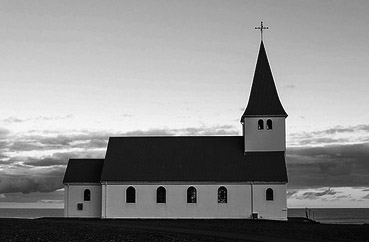
#> input picture 0521/p06_邊緣檢測/img6/sobel.jpg, 369 x 242 px
$ python 03_Sobel_normalize.py
#> lines starting #> are read from the running program, lines starting #| are printed output that depends on the picture
# -*- coding: utf-8 -*-
import numpy as np
import math
import cv2
from scipy import signal

#二項式展開式的係數，即平滑係數
def pascalSmooth(n):
    pascalSmooth = np.zeros([1,n],np.float32)
    for i in range(n):
        pascalSmooth[0][i] = math.factorial(n -1)/(math.factorial(i)*math.factorial(n-1-i))
    return pascalSmooth
def pascalDiff(n):
    pascalDiff = np.zeros([1,n],np.float32)
    pascalSmooth_previous = pascalSmooth(n-1)
    for i in range(n):
        if i ==0:
            pascalDiff[0][i] = pascalSmooth_previous[0][i]
        elif i == n-1:
            pascalDiff[0][i] = -pascalSmooth_previous[0][i-1]
        else:
            pascalDiff[0][i] = pascalSmooth_previous[0][i] - pascalSmooth_previous[0][i-1]
    return pascalDiff

#通過平滑係數和差分係數的卷積運算計算卷積核
def getSobelKernel(winSize):
     pascalSmoothKernel = pascalSmooth(winSize)
     pascalDiffKernel = pascalDiff(winSize)
     sobelKernel_x = signal.convolve2d(pascalSmoothKernel.transpose(),pascalDiffKernel,mode='full')
     sobelKernel_y = signal.convolve2d(pascalSmoothKernel,pascalDiffKernel.transpose(),mode='full')
     return (sobelKernel_x,sobelKernel_y)

# sobel 邊緣檢測
def sobel(image,winSize):
    rows,cols = image.shape
    pascalSmoothKernel = pascalSmooth(winSize)
    pascalDiffKernel = pascalDiff(winSize)
    # --- 與水準方向的卷積核卷積 ----
    image_sobel_x = np.zeros(image.shape,np.float32)
    image_sobel_x = signal.convolve2d(image,pascalSmoothKernel.transpose(),mode='same')
    image_sobel_x = signal.convolve2d(image_sobel_x,pascalDiffKernel,mode='same')
    # --- 與垂直方向上的卷積核卷積 ---
    image_sobel_y = np.zeros(image.shape,np.float32)
    image_sobel_y = signal.convolve2d(image,pascalSmoothKernel,mode='same')
    image_sobel_y = signal.convolve2d(image_sobel_y,pascalDiffKernel.transpose(),mode='same')
    return (image_sobel_x,image_sobel_y)

image = cv2.imread('img6/sobel.jpg',cv2.IMREAD_GRAYSCALE)
#> image is the input picture: shape (242, 369); min 0, max 255, mean 140
#卷積
image_sobel_x,image_sobel_y = sobel(image,7)
#> in sobel, `image_sobel_x = signal.convolve2d(image,pascalSmoothKernel.transpose()..`:
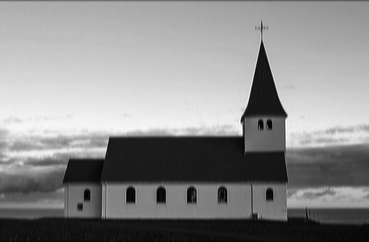
#> image_sobel_x: shape (242, 369) float32; min 23, max 16282, mean 8941.2; drawn with min black and max white
#> in sobel, `image_sobel_x = signal.convolve2d(image_sobel_x,pascalDiffKernel,mode=..`:
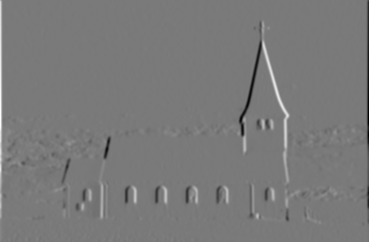
#> image_sobel_x: shape (242, 369) float32; min -142497, max 154542, mean -60.2; drawn with min black and max white
#> in sobel, `image_sobel_y = signal.convolve2d(image_sobel_y,pascalDiffKernel.trans..`:
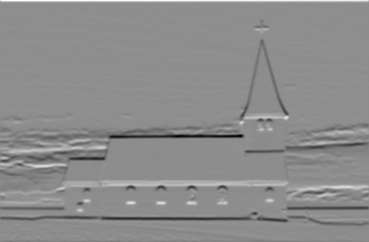
#> image_sobel_y: shape (242, 369) float32; min -137430, max 110777, mean -601.9; drawn with min black and max white
#平方和開方的方式
edge = np.sqrt(np.power(image_sobel_x,2.0) + np.power(image_sobel_y,2.0))
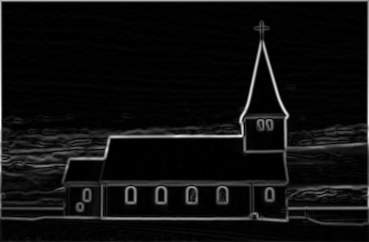
#> edge: shape (242, 369) float32; min 5.83, max 154542.9, mean 9273.2; drawn with min black and max white
#邊緣強度的灰度級顯示
edge =edge/np.max(edge)
edge*=255
edge = np.power(edge,0)
#> edge: shape (242, 369) float32; every value is 1
edge = edge.astype(np.uint8)
#> edge: shape (242, 369); every value is 1
cv2.imshow("sobel edge",edge)
cv2.imwrite("sobel.jpg",edge)
cv2.waitKey(0)
cv2.destroyAllWindows()

$ run again, with 0521/p06_邊緣檢測/img6/laplacian.jpg copied over 0521/p06_邊緣檢測/img6/sobel.jpg
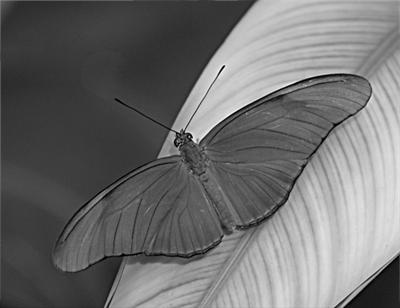
#> input picture 0521/p06_邊緣檢測/img6/laplacian.jpg, 400 x 308 px
#> image is the input picture: shape (308, 400); min 0, max 250, mean 110.5
#> in sobel, `image_sobel_y = signal.convolve2d(image_sobel_y,pascalDiffKernel.trans..`:
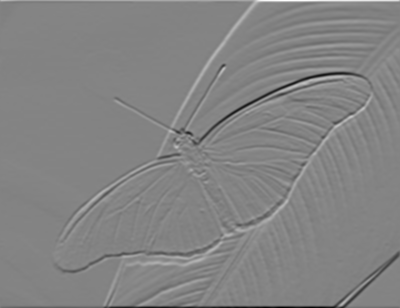
#> image_sobel_y: shape (308, 400) float32; min -137302, max 128724, mean 21.6; drawn with min black and max white
#> `edge = np.sqrt(np.power(image_sobel_x,2.0) + np.power(image_sobel_y,2...`:
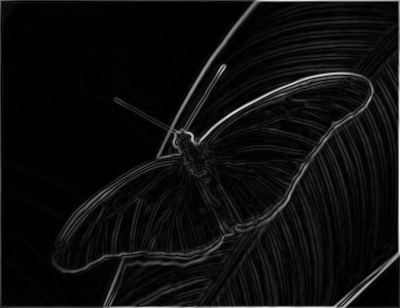
#> edge: shape (308, 400) float32; min 0, max 144715.1, mean 8008.8; drawn with min black and max white
